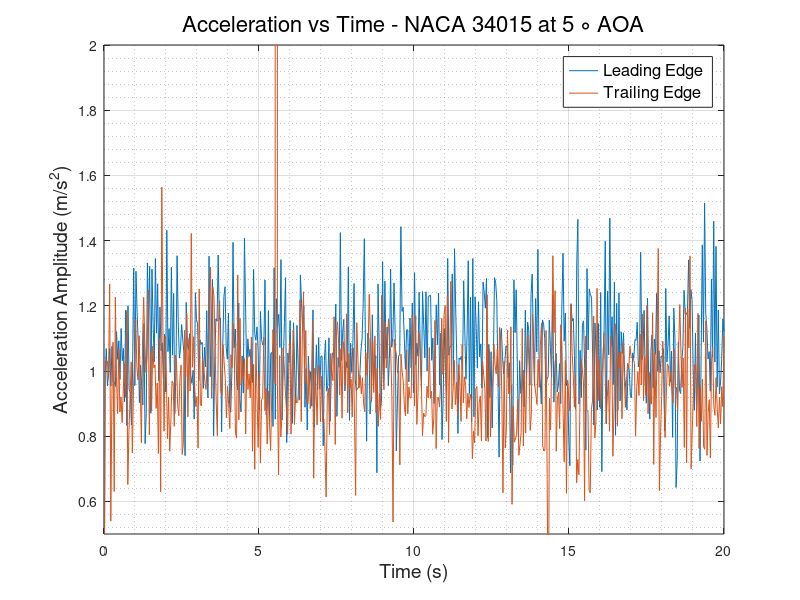
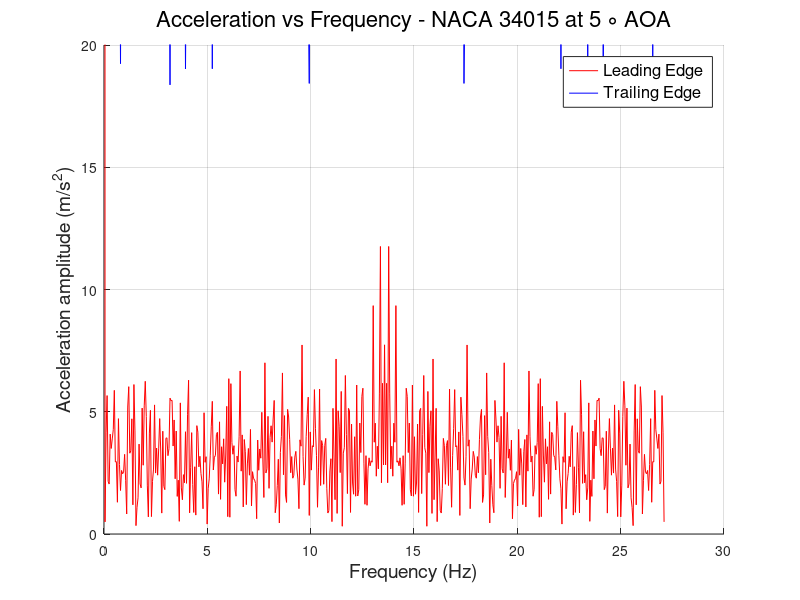

Write MATLAB code to recreate these figures, in order.
clc
clear
close all
%% READING ACCELEROMETER DATA and defining Variables
                        % LEADING EDGE %
data   = xlsread('LE_700rpm.csv');
LE_time   = data(:,1);
LE_X_acc  = data(:,2);
LE_Y_acc  = data(:,3);
LE_Z_acc  = data(:,4);
LE_R_acc  = sqrt(LE_X_acc.^2 + LE_Y_acc.^2 + LE_Z_acc.^2);
% plot(LE_time,LE_R_acc)
N      = numel(LE_time);
Ts     = abs(diff(LE_time(1:2)));
fs     = 1/Ts;
f_axis = [0:N-1]*fs/N;
A_freq_LE = fft(LE_R_acc);
figure(1) 
plot(LE_time,LE_R_acc)
hold on
figure(2)
hold on
plot(f_axis,abs(A_freq_LE),'-r','LineWidth',0.5)
grid on 
grid minor
                        % TRAILING EDGE %
data   = xlsread('TE_700rpm.csv');
TE_time   = data(:,1);
TE_X_acc  = data(:,2);
TE_Y_acc  = data(:,3);
TE_Z_acc  = data(:,4);
TE_R_acc  = sqrt(TE_X_acc.^2 + TE_Y_acc.^2 + TE_Z_acc.^2);
% plot(TE_time,TE_R_acc)
N      = numel(TE_time);
Ts     = abs(diff(TE_time(1:2)));
fs     = 1/Ts;
f_axis = [0:N-1]*fs/N;
A_freq_TE = fft(TE_R_acc);
figure(1)
plot(TE_time, TE_R_acc)
grid on
grid minor
xlabel('Time (s)','FontSize',14,'FontWeight','normal')
ylabel('Acceleration Amplitude (m/s^2)','FontSize',14,'FontWeight','normal')
legend ('Leading Edge','Trailing Edge','FontSize',12,'FontWeight','normal')
title('Acceleration vs Time - NACA 34015 at 5 \circ AOA','FontSize',16,'FontWeight','normal')
ylim([0.5 2])
figure(2)
plot(f_axis,abs(A_freq_TE),'-b','LineWidth',0.5)
grid on 
grid minor
ylabel('Acceleration amplitude (m/s^2)','FontSize',14,'FontWeight','normal')
xlabel('Frequency (Hz)','FontSize',14,'FontWeight','normal')
ylim([0 20])
legend ('Leading Edge','Trailing Edge','FontSize',12,'FontWeight','normal')
title('Acceleration vs Frequency - NACA 34015 at 5 \circ AOA','FontSize',16,'FontWeight','normal')
